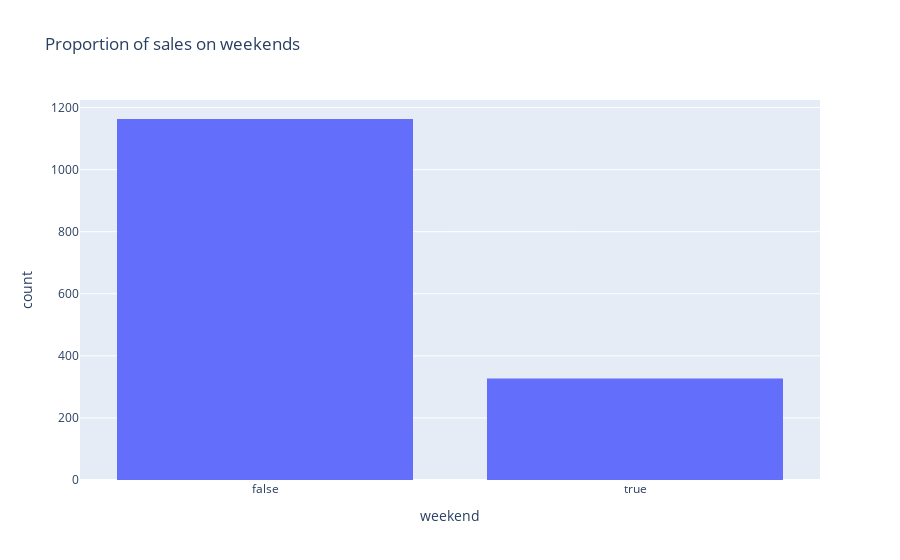

Notebook source saved alongside this figure:
### Markdown cell above
### What are the customers doing?

### Code cell
weekend_sales = customer_activity[['weekend', 'revenue']].copy()
weekend_sales = weekend_sales[weekend_sales['revenue'] == True]

px.histogram(weekend_sales, 'weekend', labels=['Weekday sales', 'Weekend sales'], title="Proportion of sales on weekends")

### Figure 1 — Plotly figure (JSON) as saved in the notebook; plotly's stock layout.template omitted (floating-point values rounded to 4 significant figures; data arrays with more than 128 entries replaced by an {"elided": "..."} marker saying what was removed)
{"data": [{"alignmentgroup": "True", "bingroup": "x", "hovertemplate": "weekend=%{x}<br>count=%{y}<extra></extra>", "legendgroup": "", "marker": {"color": "#636efa", "pattern": {"shape": ""}}, "name": "", "offsetgroup": "", "orientation": "v", "showlegend": false, "type": "histogram", "x": {"elided": "1490 bool values"}, "xaxis": "x", "yaxis": "y"}], "layout": {"barmode": "relative", "legend": {"tracegroupgap": 0}, "title": {"text": "Proportion of sales on weekends"}, "xaxis": {"anchor": "y", "domain": [0, 1], "title": {"text": "weekend"}}, "yaxis": {"anchor": "x", "domain": [0, 1], "title": {"text": "count"}}}}
